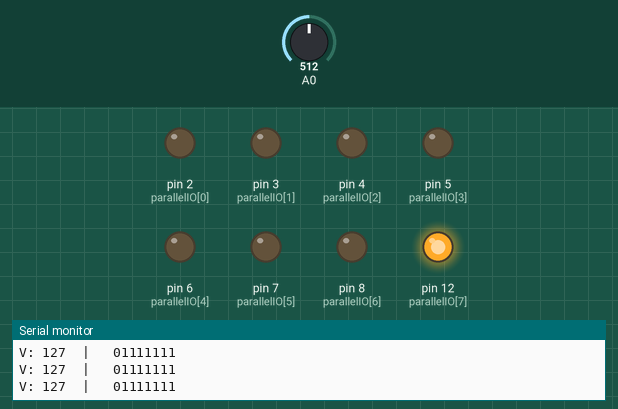
A sketch run on a simulated Arduino Uno, built with avr-gcc and run on an emulated ATmega328P. On the bench: output pins drawn as LEDs (lit = HIGH), the last lines printed to the serial monitor. The test bench sets the inputs (shaded band); at power-on: A0 = 512.

Above: at 1.2 s.
1.3 s: A0 set to 514
At 2.3 s:
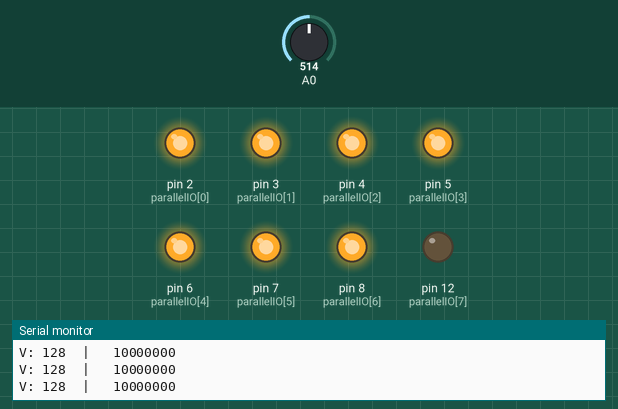
2.8 s: A0 set to 716
At 4.0 s:
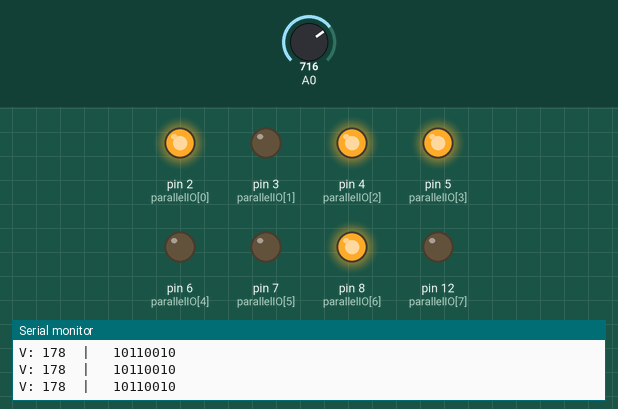
4.3 s: A0 set to 719
At 5.5 s:
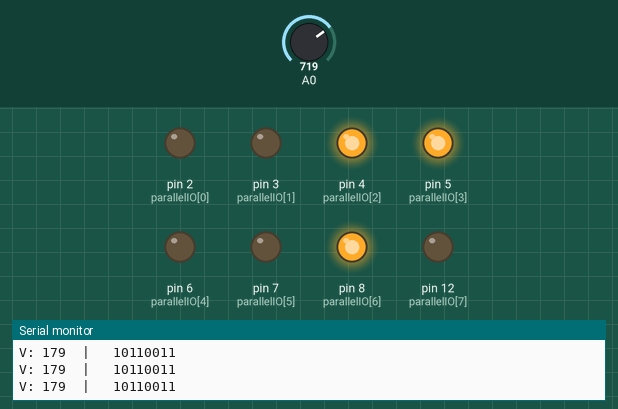
5.8 s: A0 set to 900
At 7.0 s:
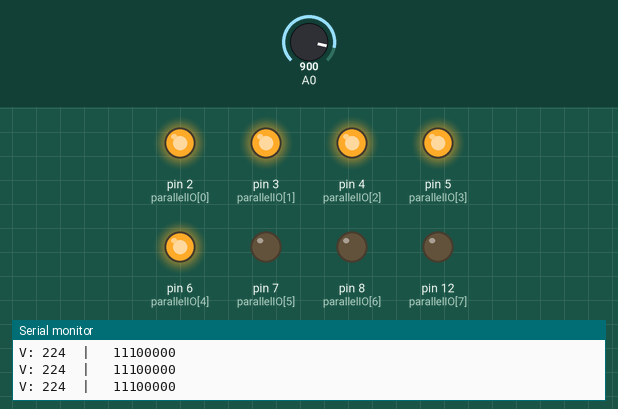
7.3 s: A0 set to 903
At 7.6 s:
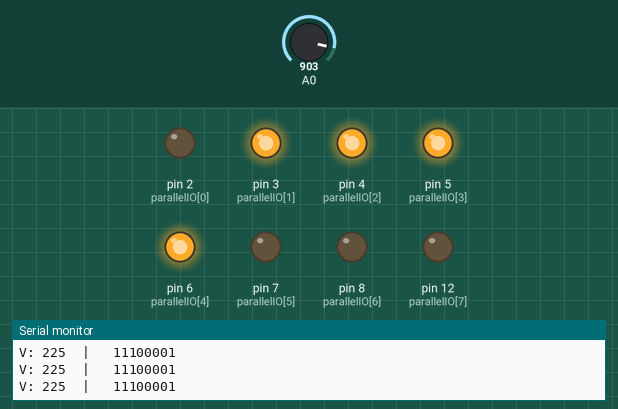
8.8 s: A0 set to 511
At 9.3 s:
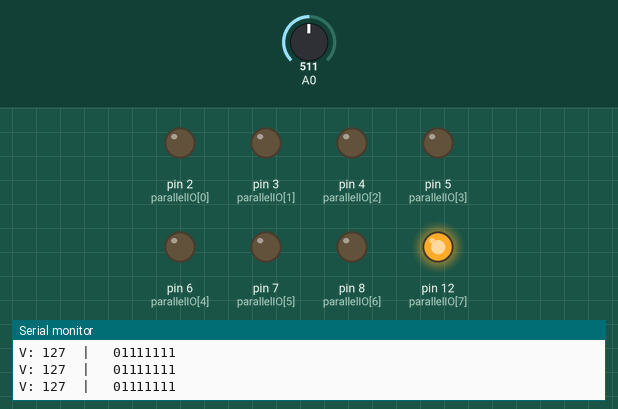
Timing chart, 0 to 11.3 s (numbered marks = the images above; inputs shaded):
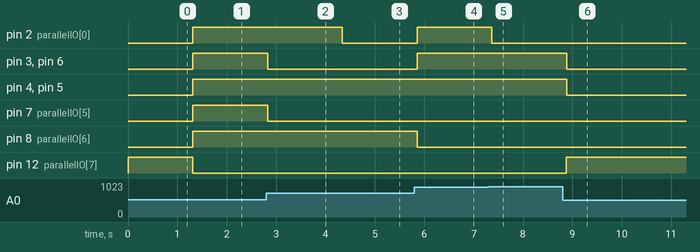

Measured:
- the behaviour switches between 513 and 514 on A0 (found by bisection; images 0 and 1)
- the behaviour switches between 718 and 719 on A0 (found by bisection; images 2 and 3)
- the behaviour switches between 902 and 903 on A0 (found by bisection; images 4 and 5)
- after the input at 1.3 s, pin 2 (parallelIO[0]), pin 3 (parallelIO[1]), pin 4 (parallelIO[2]), pin 5 (parallelIO[3]), pin 6 (parallelIO[4]), pin 7 (parallelIO[5]), pin 8 (parallelIO[6]): LOW → HIGH at once; pin 12 (parallelIO[7]): HIGH → LOW at once
- after the input at 2.8 s, pin 3 (parallelIO[1]), pin 6 (parallelIO[4]), pin 7 (parallelIO[5]): HIGH → LOW at once
- after the input at 4.3 s, pin 2 (parallelIO[0]): HIGH → LOW at once
- after the input at 5.8 s, pin 2 (parallelIO[0]), pin 3 (parallelIO[1]), pin 6 (parallelIO[4]): LOW → HIGH after 0.05 s; pin 8 (parallelIO[6]): HIGH → LOW after 0.05 s
- after the input at 7.3 s, pin 2 (parallelIO[0]): HIGH → LOW after 0.07 s
- after the input at 8.8 s, pin 3 (parallelIO[1]), pin 4 (parallelIO[2]), pin 5 (parallelIO[3]), pin 6 (parallelIO[4]): HIGH → LOW after 0.08 s; pin 12 (parallelIO[7]): LOW → HIGH after 0.08 s

The sketch:

kuka_io_firmware.ino
```cpp
/*
              _     __
 /__//  //__//_|  //  )
/  )(__//  )(  | ((__/

Send values to KUKA from Arduino by encoding them as 1-Byte (0-255) outputing them as
8 digital ouputs in parallel to a KUKA digital IN module. Value is received in KUKA KRC as BYTE
by setting the IO Mapping to 1-Byte output.

*/

const byte totalIO = 8;

const byte parallelIO[totalIO] = {
  2,3,4,5,6,7,8,12
};

void setup() {
  Serial.begin(9600);
  setupParallelByte();
}

void loop() {
  int sensor = analogRead(A0);
  sensor = map(sensor, 0, 1023, 0, 255);
  setParallelByteEnd(sensor);
  delay(100);
}

void setParallelByte(byte value){
  // Unsigned Char to Parallel Bit register
  Serial.print("V: ");
  Serial.print(value);
  Serial.print("\t|\t ");
  for (int i = 0; i < totalIO; i++){
    byte thisBit = bitRead(value, i);
    Serial.print(thisBit);
    digitalWrite(parallelIO[i], !thisBit);
  }
  Serial.print("\n");
}

void setParallelByteEnd(byte value){
  Serial.print("V: ");
  Serial.print(value);
  Serial.print("\t|\t ");
  for (int i = totalIO-1; i >= 0; i--){
    byte thisBit = bitRead(value, i);
    Serial.print(thisBit);
    digitalWrite(parallelIO[i], !thisBit);
  }
  Serial.print("\n");
}


void setupParallelByte(){
  for (int i = 0; i < totalIO; i++){
    pinMode(parallelIO[i], OUTPUT);
  }
}

/* Test Functions */

void setParallelByteAllOff(){
  for (int i = 0; i < totalIO; i++){
    digitalWrite(parallelIO[i], HIGH);
  }
}

void setParallelByteAllOn(){
  for (int i = 0; i < totalIO; i++){
    digitalWrite(parallelIO[i], LOW);
  }
}
```
